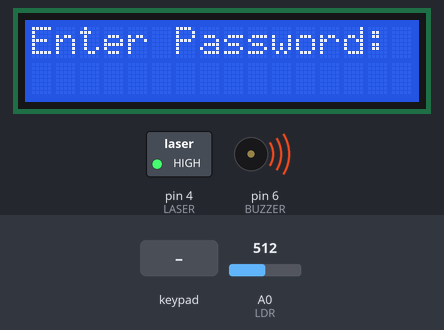
A sketch run on a simulated Arduino Uno, built with avr-gcc and run on an emulated ATmega328P. On the bench: 16×2 character LCD, switched loads named in the sketch (green lamp = pin HIGH), buzzer (waves = sounding, pin HIGH). The test bench sets the inputs (shaded band); at power-on: A0 (LDR) = 512. EEPROM starts erased; what the sketch prints to the serial monitor is not drawn.

Above: at 5.3 s.
5.4 s: keypad keys 2 3 5 8 # pressed 0.4 s apart
At 8.3 s:
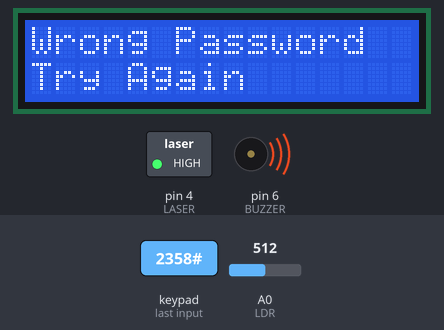
8.9 s: key 'A' pressed
At 11.2 s:
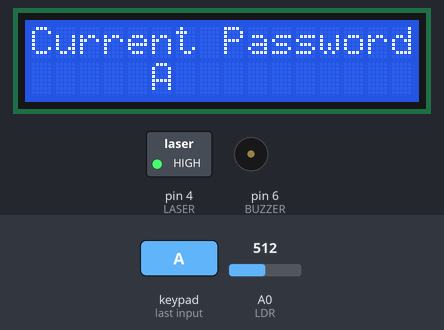
11.9 s: key 'B' pressed
At 13.3 s:
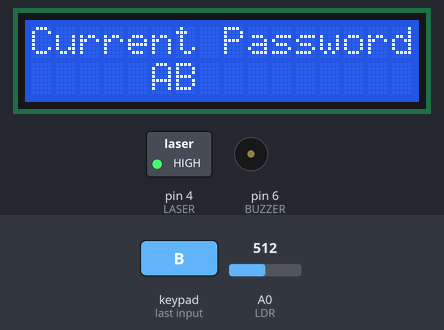
13.6 s: key 'C' pressed
At 15.0 s:
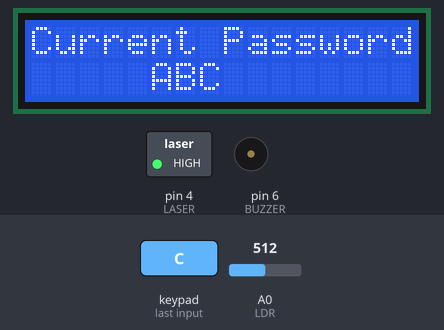
15.3 s: key '*' pressed
At 15.9 s:
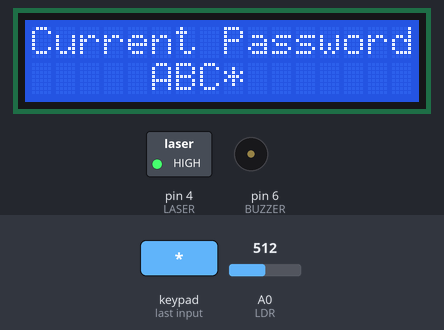
17.0 s: keypad keys 9 1 0 1 1 1 2 # pressed 0.4 s apart
At 23.6 s:
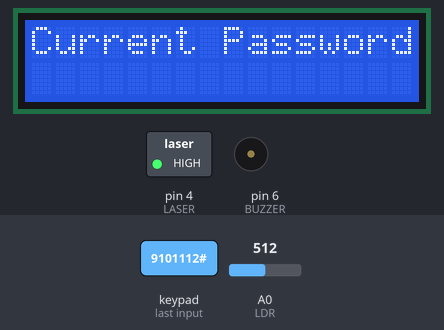
Timing chart, 0 to 24.2 s (numbered marks = the images above; inputs shaded):
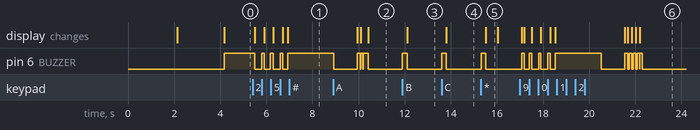

The sketch:

laser_keypad.ino.ino
```cpp
#include <LiquidCrystal_I2C.h>
#include <EEPROM.h>
#include "Keypad.h"

LiquidCrystal_I2C lcd(0x27, 16, 2);
#define RST_PIN 9
#define SS_PIN 10

#define BUZZER 6
#define LDR A0
#define PIR 7
#define LASER 4

const byte ROWS = 4; //four rows
const byte COLS = 4; //four columns
char keys[ROWS][COLS] = {
 {'1','2','3','A'},
 {'4','5','6','B'},
 {'7','8','9','C'},
 {'*','0','#','D'}
};

// this may be different on different keypads - please check!
byte rowPins[ROWS] = {2, 3, 5, 8}; //connect to the row pinouts of the keypad
byte colPins[COLS] = {9, 10, 11, 12}; //connect to the column pinouts of the keypad
// attach keypad
Keypad keypad = Keypad(makeKeymap(keys), rowPins, colPins, ROWS, COLS );
char password[4];
char initial_password[4],new_password[4];
char key_pressed=0;
int cnt=0, Check=0;

// Timer for non-blocking buzzer
unsigned long buzzerStartTime = 0;
bool buzzerActive = false;
const unsigned long buzzerDuration = 2000; // 2 seconds

void resetLCD();
void change();

void setup() {
  Serial.begin(9600);

  pinMode(LDR, INPUT);
  pinMode(PIR, INPUT);
  pinMode(BUZZER, OUTPUT);
  pinMode(LASER, OUTPUT);

  digitalWrite(BUZZER, LOW);
  digitalWrite(LASER, HIGH);

  lcd.init();// initialize the lcd
  lcd.backlight();
  lcd.clear();
  lcd.setCursor(0,0);
  lcd.print(" Password  Lock ");
  lcd.setCursor(0,1);
  lcd.print("Security  System");
  delay(2000); // Waiting for a while
  lcd.clear();
  lcd.print("  Press # for  ");
  lcd.setCursor(0,1);
  lcd.print("Change  Password");
  delay(2000); // Waiting for a while
  lcd.clear();
  lcd.print("Enter Password: "); //What's written on the lcd you can change
  if(EEPROM.read(100)==0){}
  else{
  for(int i=0;i<4;i++){EEPROM.write(i, i+49);}
    EEPROM.write(100, 0);
  }
  for(int i=0;i<4;i++){ //read code from EEPROM
      initial_password[i]=EEPROM.read(i);
  }
}

void loop() {
  digitalWrite(LASER, HIGH);
  key_pressed = keypad.getKey();

  if (key_pressed) {
    digitalWrite(BUZZER, HIGH); delay(100); digitalWrite(BUZZER, LOW);

    if (key_pressed == '#') {
      change();  // Trigger password change
      cnt = 0;
      memset(password, 0, sizeof(password));
      lcd.clear();
      lcd.print("Enter Password:");
      return;
    }

    if (key_pressed == '*') {
      if (cnt > 0) {
        cnt--;
        password[cnt] = 0;
        lcd.setCursor(5 + cnt, 1);
        lcd.print(" ");
        lcd.setCursor(5 + cnt, 1);
      }
      return;
    }

    if (key_pressed != NO_KEY) {
      Serial.print("Key Pressed: ");
      Serial.println(key_pressed);
    }

    if (cnt < 4 && key_pressed >= '0' && key_pressed <= '9') {
      password[cnt] = key_pressed;
      lcd.setCursor(cnt, 1);
      lcd.print("*");
      cnt++;
    }
  }

  // Only proceed to verify after 4 digits entered
  if (cnt == 4) {
    delay(200); // debounce

    for (int j = 0; j < 4; j++) {
      initial_password[j] = EEPROM.read(j);
    }

    if (strncmp(password, initial_password, 4) == 0) {
      Check = 0;
      lcd.clear();
      lcd.print("Access Granted");
      lcd.setCursor(0, 1);
      lcd.print("Laser OFF");

      digitalWrite(LASER, LOW);
      delay(5000);

      while(digitalRead(PIR) == HIGH) {
        digitalWrite(LASER, LOW);
        Serial.println("Motion detected - User inside");
      }

      digitalWrite(LASER, HIGH);
      Serial.println("No motion - Laser active");

    }
    else {
      Check++;
      lcd.clear();
      lcd.print("Wrong Password");
      lcd.setCursor(0, 1);
      lcd.print("Try Again");

      if (Check >= 3) {
        lcd.clear();
        lcd.print("Wait 10 Sec...");
        for (int i = 10; i > 0; i--) {
          lcd.setCursor(0, 1);
          lcd.print("Time: ");
          lcd.print(i);
          digitalWrite(BUZZER, HIGH); delay(500);
          digitalWrite(BUZZER, LOW); delay(500);
        }
        Check = 0;
      } else {
        digitalWrite(BUZZER, HIGH); delay(2000);
        digitalWrite(BUZZER, LOW);
      }
    }

    // Reset after check
    cnt = 0;
    memset(password, 0, sizeof(password));
    delay(1000);
    lcd.clear();
    lcd.print("Enter Password:");
  }

  // Laser interruption via LDR
  int ldrValue = analogRead(LDR);
  if (ldrValue < 800 && !buzzerActive) {
    buzzerActive = true;
    buzzerStartTime = millis();
    digitalWrite(BUZZER, HIGH);
    Serial.println("Laser interrupted - Possible intrusion!");
    Serial.println(ldrValue);
  }

  // Turn off buzzer after duration
  if (buzzerActive && millis() - buzzerStartTime >= buzzerDuration) {
    digitalWrite(BUZZER, LOW);
    buzzerActive = false;
  }
}

// Utility function to reset LCD prompt
void resetLCD() {
  lcd.clear();
  lcd.print(" Access Control ");
  lcd.setCursor(0, 1);
  lcd.print("Enter password");
}

void change(){
  int j=0;
  lcd.clear();
  lcd.print("Current Password");
  lcd.setCursor(5,1);
  digitalWrite(BUZZER, HIGH); delay(100);
  digitalWrite(BUZZER, LOW);
  while(j<4){
   char key=keypad.getKey();
    if(key){
      digitalWrite(BUZZER, HIGH); delay(200);
      digitalWrite(BUZZER, LOW);
      new_password[j++]=key;
      lcd.print(key);
    }
    key=0;
  }
  delay(500);
  if((strncmp(new_password, initial_password, 4))){
    lcd.clear();
    lcd.print("Wrong Password");
    lcd.setCursor(0,1);
    lcd.print("Try Again");
    delay(1000);
  }
  else{
    j=0;
    lcd.clear();
    lcd.print("New Password:");
    lcd.setCursor(5,1);
    while(j<4){
      char key=keypad.getKey();
      if(key){
        digitalWrite(BUZZER, HIGH); delay(200);
        digitalWrite(BUZZER, LOW);
        initial_password[j]=key;
        lcd.print(key);
        EEPROM.write(j,key);
        j++;
      }
    }
    lcd.clear();
    lcd.print("Pass Changed");
    delay(1000);
  }

  lcd.clear();
  lcd.print("Enter Password:");
  key_pressed=0;
}
```

Measured:
- after the input at 5.4 s, pin 6 (BUZZER): alternates HIGH for 0.10 s and LOW for 0.28 s, 8 changes in all, then stays HIGH, starting after 0.10 s; the display: first changes after 0.11 s (image 1 shows a later state)
- after the input at 8.9 s, the display: first differs from a run without the input after 1.5 s (image 2)
- after the input at 11.9 s, pin 6 (BUZZER): LOW → HIGH at once, → LOW 0.20 s later; the display: changes after 0.20 s (image 3)
- after the input at 13.6 s, pin 6 (BUZZER): LOW → HIGH at once, → LOW 0.20 s later; the display: changes after 0.21 s (image 4)
- after the input at 15.3 s, pin 6 (BUZZER): LOW → HIGH at once, → LOW 0.20 s later; the display: changes after 0.21 s (image 5)
- after the input at 17.0 s, the display: first differs from a run without the input after 0.19 s (image 6 shows a later state)
- what the display in image 5 shows lasts 0.5 s, from 15.5 s to 16.0 s
